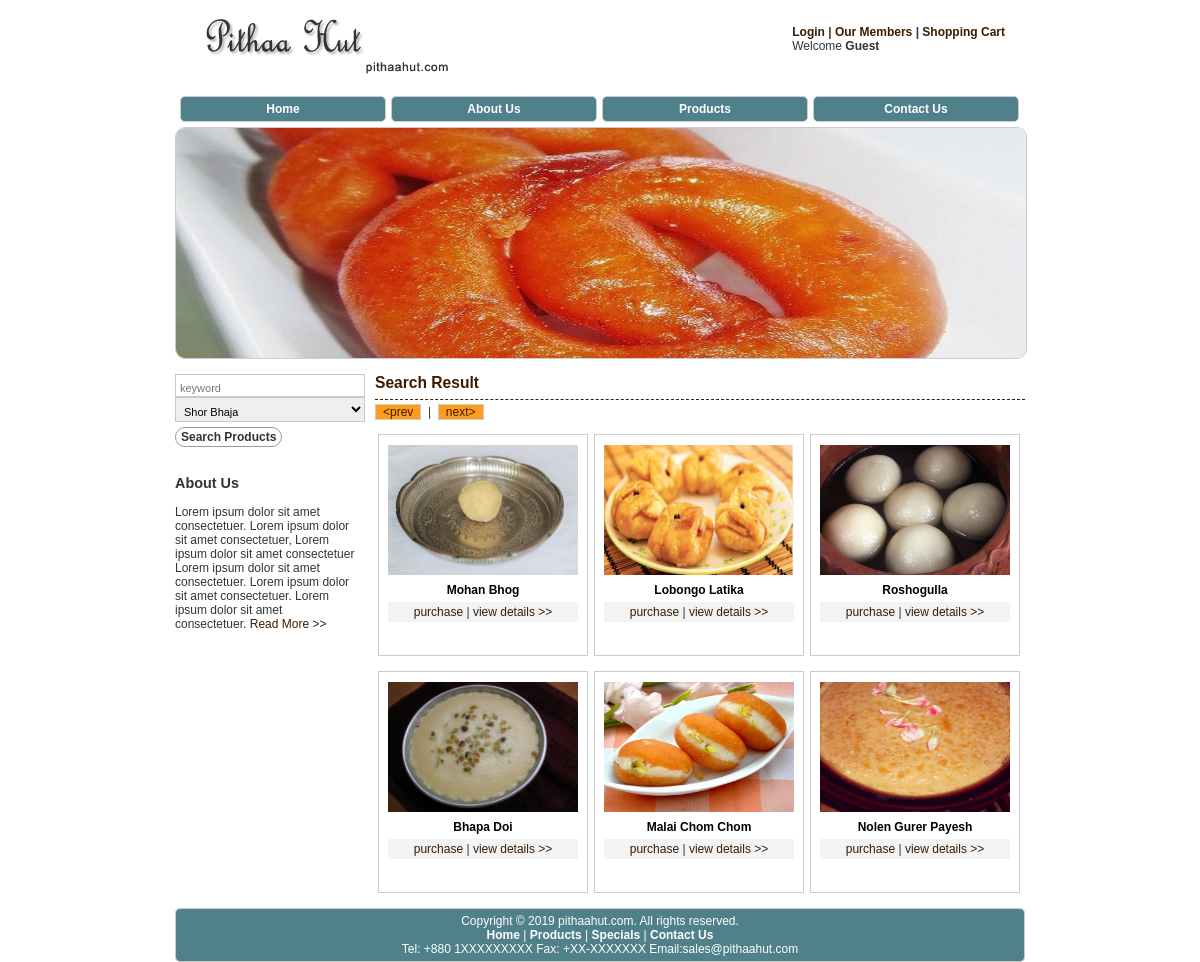
Screenshot of /search.php with the database file from the repository.
### tables this page shows
CREATE TABLE `products` (
  `product_id` int(8) UNSIGNED ZEROFILL NOT NULL,
  `sku` char(16) DEFAULT NULL,
  `title` varchar(128) NOT NULL,
  `description` varchar(4096) DEFAULT NULL,
  `price` decimal(6,2) NOT NULL,
  `special` int(1) NOT NULL DEFAULT '0' COMMENT '1 = on special; 0 = normal',
  `link` varchar(128) DEFAULT NULL
);

### Model/Products.php (called while the page is built, shortened)
<?php
class Products {
    public $user = 'root';
    public $dbname = 'pithaahut';
    public $pass = '';
    public $host = 'localhost';
    public $pdo = '';
    public $testMode = TRUE;
    public function __construct() {
        $this->dsn = sprintf('mysql:dbname=%s;host=%s', $this->dbname, $this->host);
        if($this->testMode) {
            $this->pdo = new PDO($this->dsn, $this->user, $this->pass,
                                array(PDO::ATTR_ERRMODE => PDO::ERRMODE_WARNING));
        }
        else {
            $this->pdo = new PDO($this->dsn, $this->user, $this->pass);
        }
    }
    public function generateSearchResult($keyword) {
        $sql = 'SELECT * FROM `products` WHERE title LIKE \'%' . $keyword .'%\'';
        $stmt = $this->pdo->prepare($sql);
        $stmt->execute();
    }
}
?>

### View/View.php (the view, shortened to what this page needs)
<?php
class View {
    public function displayProducts($page, $linesPerPage, $maxProducts, $products) {
        $offset = $page * $linesPerPage;
        $output = '';
        for($x = 0; $x < $linesPerPage; $x++)  {
            $output .= '<li>';
            $output .= 	'<div class="image">';
            $output .= 	'<a href="detail.php?id='
                     . $products[$x + $offset]['product_id']
                     . '">';
            $output .= 	'<img src="images/'
                     . $products[$x + $offset]['link']
                     . '.scale_20.JPG" alt="'
                     . $products[$x + $offset]['title']
                     . '" width="190" height="130"/>';
            $output .= 	'</a>';
            $output .= 	'</div>';
            $output .= 	'<div class="detail">';
            $output .= 	'<p class="name">'
                     .'<a href="detail.php?id='
                     . $products[$x + $offset]['product_id']
                     . '">'
                     . $products[$x + $offset]['title']
                     . '</a></p>';
            $output .= '<p class="view">';
            $output .= '<a href="detail.php?id='
                     . $products[$x + $offset]['product_id']
                     .'">purchase</a> | '
                     . '<a href="detail.php?id='
                     . $products[$x + $offset]['product_id']
                     . '">view details >></a></p>';
            $output .= '</div>';
            $output .= '</li>';
        }
        return $output;
    }
    public function displayFooter() {
        $output = '';
        $output .= '<div id="footer">';
        $output .= 	'<div class="footer">';
        $output .= 		'Copyright &copy; 2019 pithaahut.com. All rights reserved. <br/>';
        $output .= 	'<a href="index.php">Home</a> | <a href="products.php">Products</a> | <a href="specials.php">Specials</a> | <a href="contact.php">Contact Us</a> 		<br />';
        $output .= 		'<span class="contact">Tel: +880 1XXXXXXXXX&nbsp;';
        $output .= 		'Fax: +XX-XXXXXXX&nbsp;';
        $output .= 		'Email:sales@pithaahut.com</span>';
        $output .= 	'</div>';
        $output .= '</div>';
        return $output;
    }
}
?>

### css/layout.css (style rules this page uses)
body { font-family: Arial, Verdana, Helvetica, sans-serif; font-size:12px; color:#333333; margin:0; padding:0; background:#FFFFFF; font-size-adjust:none; font-stretch:normal; font-variant:normal; text-align:center; }
#footer { margin:0; padding:0; }

### css/styles.css (style rules this page uses)
p, ul, form, h1, h2, h3, li { margin: 0px; padding: 0px; }
ul li { list-style:none; }
a { text-decoration:none; color:#3B1C00; }
img { border:0; }

### css/mystyle.css (style rules this page uses)
.product-list li { float:left; width:190px; height:200px; margin:15px 3px 0px 3px; text-align:center; overflow:hidden; border:1px solid #CCC; padding:10px 9px; }
.product-list .name { padding-top:5px; }
.product-list .name a { color:#000000; font-weight:bold; }
.product-list .view { clear:both; margin:5px 0; }
.product-list .view a { padding:1px 0px; text-decoration:none; }
.view { background:#f3f3f3; padding:3px 0px; }
.footer { padding:5px 0; background:#50818a; color:#FFF; border:1px solid #CCC; margin-top:15px; -moz-border-radius: 10px; border-radius: 5px 5px 5px 5px; }
.footer a { font-weight:bold; color:#FFF; }

### rows the page displays
products: link (picture), title "Mohan Bhog"
products: link (picture), title "Lobongo Latika"
products: link (picture), title "Roshogulla"
products: link (picture), title "Bhapa Doi"
products: link (picture), title "Malai Chom Chom"
products: link (picture), title "Nolen Gurer Payesh"

### other values shown
$userName "Guest"
$view->displayFooter() "Fax: +XX-XXXXXXX"
form field title "Shor Bhaja"
